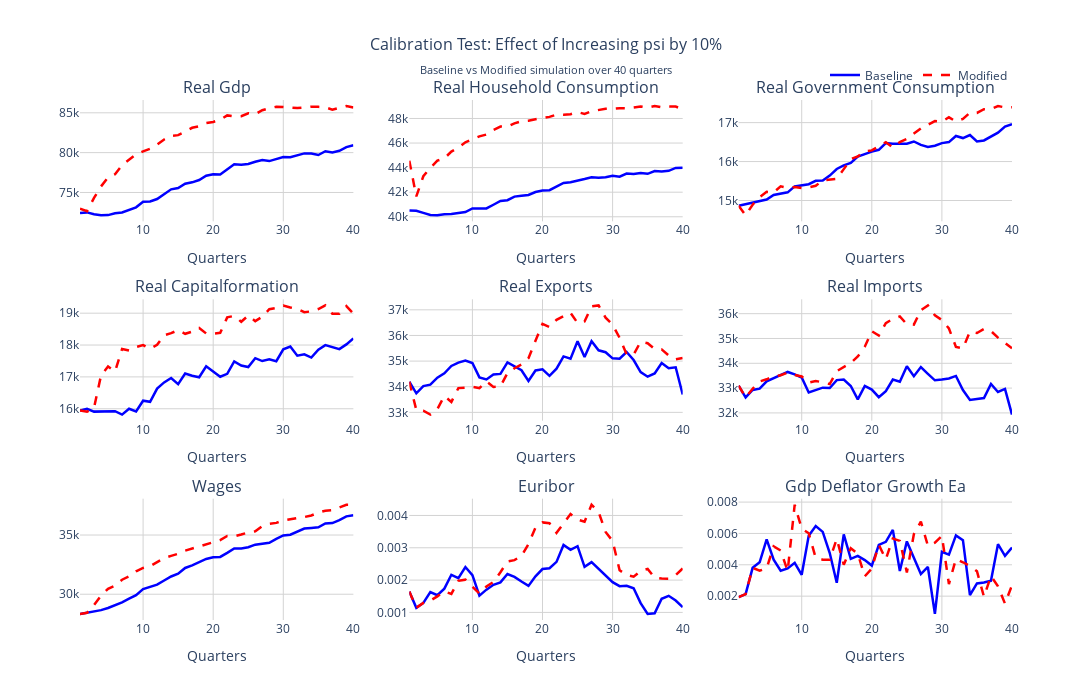

Notebook source saved alongside this figure:
### Code cell
# Compare baseline vs modified results using the same plotly structure
param_name = test_params[0] if test_params else "parameter"

# Create comparison figure with the same layout as the original
comparison_fig = make_subplots(
    rows=rows,
    cols=cols,
    subplot_titles=subplot_titles,
    vertical_spacing=0.15,
    horizontal_spacing=0.06,
)

# Add traces for both baseline and modified results
for i, (var_name, var_idx) in enumerate(plot_data):
    row = (i // cols) + 1
    col = (i % cols) + 1

    # Add baseline trace
    comparison_fig.add_trace(
        go.Scatter(
            x=time_quarters,
            y=results.get_scalar_timeseries()[var_name],
            mode="lines",
            name="Baseline",
            line=dict(width=2.5, color="blue"),
            hovertemplate="<b>Baseline - %{fullData.name}</b><br>"
            + "Quarter: %{x}<br>"
            + "Value: %{y:.4f}<br>"
            + "<extra></extra>",
            showlegend=(i == 0),  # Only show legend for first subplot
        ),
        row=row,
        col=col,
    )

    # Add modified trace
    comparison_fig.add_trace(
        go.Scatter(
            x=time_quarters,
            y=modified_results.get_scalar_timeseries()[var_name],
            mode="lines",
            name="Modified",
            line=dict(width=2.5, color="red", dash="dash"),
            hovertemplate="<b>Modified - %{fullData.name}</b><br>"
            + "Quarter: %{x}<br>"
            + "Value: %{y:.4f}<br>"
            + "<extra></extra>",
            showlegend=(i == 0),  # Only show legend for first subplot
        ),
        row=row,
        col=col,
    )

# Update layout
comparison_fig.update_layout(
    title={
        "text": f"Calibration Test: Effect of Increasing {param_name} by 10%<br><sub>Baseline vs Modified simulation over {T} quarters</sub>",
        "x": 0.5,
        "font": {"size": 16},
    },
    height=200 * rows + 100,  # Same dynamic height as original
    width=1200,
    plot_bgcolor="white",
    paper_bgcolor="white",
    legend=dict(orientation="h", yanchor="bottom", y=1.02, xanchor="right", x=1),
)

# Update axes labels
comparison_fig.update_xaxes(
    title_text="Quarters", showgrid=True, gridwidth=1, gridcolor="lightgray"
)
comparison_fig.update_yaxes(showgrid=True, gridwidth=1, gridcolor="lightgray")

# Show the comparison plot
comparison_fig.show()

### Figure 1 — Plotly figure (JSON) as saved in the notebook; plotly's stock layout.template omitted (floating-point values rounded to 4 significant figures)
{"data": [{"hovertemplate": "<b>Baseline - %{fullData.name}</b><br>Quarter: %{x}<br>Value: %{y:.4f}<br><extra></extra>", "line": {"color": "blue", "width": 2.5}, "mode": "lines", "name": "Baseline", "showlegend": true, "type": "scatter", "x": [1, 2, 3, 4, 5, 6, 7, 8, 9, 10, 11, 12, 13, 14, 15, 16, 17, 18, 19, 20, 21, 22, 23, 24, 25, 26, 27, 28, 29, 30, 31, 32, 33, 34, 35, 36, 37, 38, 39, 40], "xaxis": "x", "y": [72420.0, 72500.0, 72260.0, 72140.0, 72160.0, 72390.0, 72480.0, 72810.0, 73140.0, 73830.0, 73870.0, 74180.0, 74780.0, 75400.0, 75560.0, 76090.0, 76270.0, 76560.0, 77100.0, 77300.0, 77260.0, 77850.0, 78530.0, 78480.0, 78570.0, 78850.0, 79060.0, 78940.0, 79150.0, 79450.0, 79410.0, 79700.0, 79900.0, 79900.0, 79700.0, 80180.0, 80010.0, 80230.0, 80690.0, 80930.0, 81190.0], "yaxis": "y"}, {"hovertemplate": "<b>Modified - %{fullData.name}</b><br>Quarter: %{x}<br>Value: %{y:.4f}<br><extra></extra>", "line": {"color": "red", "dash": "dash", "width": 2.5}, "mode": "lines", "name": "Modified", "showlegend": true, "type": "scatter", "x": [1, 2, 3, 4, 5, 6, 7, 8, 9, 10, 11, 12, 13, 14, 15, 16, 17, 18, 19, 20, 21, 22, 23, 24, 25, 26, 27, 28, 29, 30, 31, 32, 33, 34, 35, 36, 37, 38, 39, 40], "xaxis": "x", "y": [72960.0, 72650.0, 74310.0, 75760.0, 76890.0, 77290.0, 78430.0, 79100.0, 79780.0, 80160.0, 80480.0, 81000.0, 81660.0, 82110.0, 82200.0, 82640.0, 83120.0, 83320.0, 83700.0, 83850.0, 84120.0, 84670.0, 84540.0, 84570.0, 84940.0, 84820.0, 85320.0, 85580.0, 85750.0, 85730.0, 85660.0, 85590.0, 85650.0, 85770.0, 85750.0, 85690.0, 85400.0, 85580.0, 85840.0, 85650.0, 85740.0], "yaxis": "y"}, {"hovertemplate": "<b>Baseline - %{fullData.name}</b><br>Quarter: %{x}<br>Value: %{y:.4f}<br><extra></extra>", "line": {"color": "blue", "width": 2.5}, "mode": "lines", "name": "Baseline", "showlegend": false, "type": "scatter", "x": [1, 2, 3, 4, 5, 6, 7, 8, 9, 10, 11, 12, 13, 14, 15, 16, 17, 18, 19, 20, 21, 22, 23, 24, 25, 26, 27, 28, 29, 30, 31, 32, 33, 34, 35, 36, 37, 38, 39, 40], "xaxis": "x2", "y": [40510.0, 40480.0, 40320.0, 40150.0, 40120.0, 40200.0, 40220.0, 40310.0, 40390.0, 40680.0, 40690.0, 40680.0, 40980.0, 41290.0, 41350.0, 41640.0, 41710.0, 41770.0, 42020.0, 42130.0, 42160.0, 42450.0, 42750.0, 42820.0, 42910.0, 43070.0, 43210.0, 43170.0, 43220.0, 43350.0, 43260.0, 43510.0, 43480.0, 43560.0, 43500.0, 43720.0, 43680.0, 43740.0, 43980.0, 44000.0, 44180.0], "yaxis": "y2"}, {"hovertemplate": "<b>Modified - %{fullData.name}</b><br>Quarter: %{x}<br>Value: %{y:.4f}<br><extra></extra>", "line": {"color": "red", "dash": "dash", "width": 2.5}, "mode": "lines", "name": "Modified", "showlegend": false, "type": "scatter", "x": [1, 2, 3, 4, 5, 6, 7, 8, 9, 10, 11, 12, 13, 14, 15, 16, 17, 18, 19, 20, 21, 22, 23, 24, 25, 26, 27, 28, 29, 30, 31, 32, 33, 34, 35, 36, 37, 38, 39, 40], "xaxis": "x2", "y": [44560.0, 41650.0, 43300.0, 43980.0, 44570.0, 44750.0, 45310.0, 45620.0, 46060.0, 46310.0, 46540.0, 46690.0, 47070.0, 47350.0, 47330.0, 47600.0, 47780.0, 47820.0, 47960.0, 48050.0, 48130.0, 48320.0, 48300.0, 48350.0, 48520.0, 48370.0, 48590.0, 48670.0, 48790.0, 48790.0, 48840.0, 48820.0, 48870.0, 48980.0, 48890.0, 49010.0, 48910.0, 48980.0, 48970.0, 48750.0, 48790.0], "yaxis": "y2"}, {"hovertemplate": "<b>Baseline - %{fullData.name}</b><br>Quarter: %{x}<br>Value: %{y:.4f}<br><extra></extra>", "line": {"color": "blue", "width": 2.5}, "mode": "lines", "name": "Baseline", "showlegend": false, "type": "scatter", "x": [1, 2, 3, 4, 5, 6, 7, 8, 9, 10, 11, 12, 13, 14, 15, 16, 17, 18, 19, 20, 21, 22, 23, 24, 25, 26, 27, 28, 29, 30, 31, 32, 33, 34, 35, 36, 37, 38, 39, 40], "xaxis": "x3", "y": [14870.0, 14900.0, 14930.0, 14980.0, 15020.0, 15140.0, 15190.0, 15210.0, 15360.0, 15400.0, 15420.0, 15500.0, 15510.0, 15640.0, 15810.0, 15900.0, 15970.0, 16130.0, 16200.0, 16260.0, 16300.0, 16470.0, 16460.0, 16470.0, 16460.0, 16520.0, 16430.0, 16370.0, 16410.0, 16470.0, 16500.0, 16660.0, 16600.0, 16680.0, 16520.0, 16540.0, 16640.0, 16740.0, 16900.0, 16960.0, 17170.0], "yaxis": "y3"}, {"hovertemplate": "<b>Modified - %{fullData.name}</b><br>Quarter: %{x}<br>Value: %{y:.4f}<br><extra></extra>", "line": {"color": "red", "dash": "dash", "width": 2.5}, "mode": "lines", "name": "Modified", "showlegend": false, "type": "scatter", "x": [1, 2, 3, 4, 5, 6, 7, 8, 9, 10, 11, 12, 13, 14, 15, 16, 17, 18, 19, 20, 21, 22, 23, 24, 25, 26, 27, 28, 29, 30, 31, 32, 33, 34, 35, 36, 37, 38, 39, 40], "xaxis": "x3", "y": [14870.0, 14620.0, 14890.0, 15090.0, 15220.0, 15210.0, 15360.0, 15330.0, 15350.0, 15320.0, 15340.0, 15380.0, 15520.0, 15540.0, 15550.0, 15810.0, 16060.0, 16130.0, 16260.0, 16290.0, 16400.0, 16500.0, 16360.0, 16500.0, 16580.0, 16710.0, 16850.0, 16950.0, 17040.0, 17020.0, 17140.0, 17030.0, 17100.0, 17250.0, 17250.0, 17340.0, 17350.0, 17430.0, 17390.0, 17400.0, 17440.0], "yaxis": "y3"}, {"hovertemplate": "<b>Baseline - %{fullData.name}</b><br>Quarter: %{x}<br>Value: %{y:.4f}<br><extra></extra>", "line": {"color": "blue", "width": 2.5}, "mode": "lines", "name": "Baseline", "showlegend": false, "type": "scatter", "x": [1, 2, 3, 4, 5, 6, 7, 8, 9, 10, 11, 12, 13, 14, 15, 16, 17, 18, 19, 20, 21, 22, 23, 24, 25, 26, 27, 28, 29, 30, 31, 32, 33, 34, 35, 36, 37, 38, 39, 40], "xaxis": "x4", "y": [15940.0, 15990.0, 15910.0, 15910.0, 15930.0, 15920.0, 15820.0, 16000.0, 15920.0, 16250.0, 16220.0, 16630.0, 16830.0, 16970.0, 16770.0, 17110.0, 17040.0, 16990.0, 17330.0, 17170.0, 17010.0, 17100.0, 17480.0, 17360.0, 17310.0, 17590.0, 17500.0, 17550.0, 17490.0, 17870.0, 17950.0, 17660.0, 17710.0, 17610.0, 17850.0, 18000.0, 17930.0, 17870.0, 18020.0, 18210.0, 18020.0], "yaxis": "y4"}, {"hovertemplate": "<b>Modified - %{fullData.name}</b><br>Quarter: %{x}<br>Value: %{y:.4f}<br><extra></extra>", "line": {"color": "red", "dash": "dash", "width": 2.5}, "mode": "lines", "name": "Modified", "showlegend": false, "type": "scatter", "x": [1, 2, 3, 4, 5, 6, 7, 8, 9, 10, 11, 12, 13, 14, 15, 16, 17, 18, 19, 20, 21, 22, 23, 24, 25, 26, 27, 28, 29, 30, 31, 32, 33, 34, 35, 36, 37, 38, 39, 40], "xaxis": "x4", "y": [15940.0, 15910.0, 16030.0, 17050.0, 17320.0, 17170.0, 17880.0, 17830.0, 17940.0, 18000.0, 17880.0, 18010.0, 18310.0, 18370.0, 18470.0, 18350.0, 18420.0, 18540.0, 18360.0, 18360.0, 18380.0, 18870.0, 18920.0, 18730.0, 18930.0, 18750.0, 18890.0, 19120.0, 19160.0, 19240.0, 19180.0, 19130.0, 19030.0, 19060.0, 19130.0, 19240.0, 18980.0, 18980.0, 19220.0, 18990.0, 18980.0], "yaxis": "y4"}, {"hovertemplate": "<b>Baseline - %{fullData.name}</b><br>Quarter: %{x}<br>Value: %{y:.4f}<br><extra></extra>", "line": {"color": "blue", "width": 2.5}, "mode": "lines", "name": "Baseline", "showlegend": false, "type": "scatter", "x": [1, 2, 3, 4, 5, 6, 7, 8, 9, 10, 11, 12, 13, 14, 15, 16, 17, 18, 19, 20, 21, 22, 23, 24, 25, 26, 27, 28, 29, 30, 31, 32, 33, 34, 35, 36, 37, 38, 39, 40], "xaxis": "x5", "y": [34200.0, 33740.0, 34020.0, 34080.0, 34360.0, 34520.0, 34810.0, 34940.0, 35020.0, 34930.0, 34370.0, 34290.0, 34480.0, 34500.0, 34950.0, 34790.0, 34640.0, 34220.0, 34630.0, 34680.0, 34430.0, 34700.0, 35180.0, 35100.0, 35780.0, 35160.0, 35770.0, 35420.0, 35350.0, 35110.0, 35090.0, 35350.0, 35040.0, 34570.0, 34390.0, 34520.0, 34920.0, 34720.0, 34760.0, 33700.0, 34080.0], "yaxis": "y5"}, {"hovertemplate": "<b>Modified - %{fullData.name}</b><br>Quarter: %{x}<br>Value: %{y:.4f}<br><extra></extra>", "line": {"color": "red", "dash": "dash", "width": 2.5}, "mode": "lines", "name": "Modified", "showlegend": false, "type": "scatter", "x": [1, 2, 3, 4, 5, 6, 7, 8, 9, 10, 11, 12, 13, 14, 15, 16, 17, 18, 19, 20, 21, 22, 23, 24, 25, 26, 27, 28, 29, 30, 31, 32, 33, 34, 35, 36, 37, 38, 39, 40], "xaxis": "x5", "y": [34200.0, 33090.0, 33070.0, 32910.0, 33120.0, 33640.0, 33410.0, 33950.0, 33960.0, 34000.0, 33940.0, 34210.0, 33990.0, 34010.0, 34530.0, 34720.0, 34870.0, 35110.0, 35790.0, 36450.0, 36330.0, 36610.0, 36750.0, 36880.0, 36490.0, 36540.0, 37130.0, 37170.0, 36690.0, 36420.0, 35910.0, 35260.0, 35250.0, 35760.0, 35700.0, 35470.0, 35460.0, 35220.0, 35070.0, 35120.0, 35430.0], "yaxis": "y5"}, {"hovertemplate": "<b>Baseline - %{fullData.name}</b><br>Quarter: %{x}<br>Value: %{y:.4f}<br><extra></extra>", "line": {"color": "blue", "width": 2.5}, "mode": "lines", "name": "Baseline", "showlegend": false, "type": "scatter", "x": [1, 2, 3, 4, 5, 6, 7, 8, 9, 10, 11, 12, 13, 14, 15, 16, 17, 18, 19, 20, 21, 22, 23, 24, 25, 26, 27, 28, 29, 30, 31, 32, 33, 34, 35, 36, 37, 38, 39, 40], "xaxis": "x6", "y": [33100.0, 32630.0, 32930.0, 32980.0, 33270.0, 33400.0, 33550.0, 33650.0, 33550.0, 33430.0, 32820.0, 32920.0, 33020.0, 33000.0, 33320.0, 33350.0, 33090.0, 32550.0, 33090.0, 32940.0, 32640.0, 32870.0, 33350.0, 33260.0, 33880.0, 33480.0, 33850.0, 33580.0, 33310.0, 33340.0, 33390.0, 33490.0, 32920.0, 32520.0, 32560.0, 32600.0, 33170.0, 32840.0, 32960.0, 31930.0, 32250.0], "yaxis": "y6"}, {"hovertemplate": "<b>Modified - %{fullData.name}</b><br>Quarter: %{x}<br>Value: %{y:.4f}<br><extra></extra>", "line": {"color": "red", "dash": "dash", "width": 2.5}, "mode": "lines", "name": "Modified", "showlegend": false, "type": "scatter", "x": [1, 2, 3, 4, 5, 6, 7, 8, 9, 10, 11, 12, 13, 14, 15, 16, 17, 18, 19, 20, 21, 22, 23, 24, 25, 26, 27, 28, 29, 30, 31, 32, 33, 34, 35, 36, 37, 38, 39, 40], "xaxis": "x6", "y": [33100.0, 32630.0, 32980.0, 33270.0, 33360.0, 33480.0, 33520.0, 33630.0, 33530.0, 33470.0, 33220.0, 33290.0, 33230.0, 33160.0, 33680.0, 33850.0, 34010.0, 34270.0, 34670.0, 35290.0, 35120.0, 35620.0, 35790.0, 35890.0, 35570.0, 35560.0, 36140.0, 36330.0, 35930.0, 35740.0, 35400.0, 34660.0, 34600.0, 35280.0, 35220.0, 35380.0, 35300.0, 35030.0, 34800.0, 34610.0, 34900.0], "yaxis": "y6"}, {"hovertemplate": "<b>Baseline - %{fullData.name}</b><br>Quarter: %{x}<br>Value: %{y:.4f}<br><extra></extra>", "line": {"color": "blue", "width": 2.5}, "mode": "lines", "name": "Baseline", "showlegend": false, "type": "scatter", "x": [1, 2, 3, 4, 5, 6, 7, 8, 9, 10, 11, 12, 13, 14, 15, 16, 17, 18, 19, 20, 21, 22, 23, 24, 25, 26, 27, 28, 29, 30, 31, 32, 33, 34, 35, 36, 37, 38, 39, 40], "xaxis": "x7", "y": [28340.0, 28430.0, 28500.0, 28660.0, 28840.0, 29070.0, 29320.0, 29620.0, 29920.0, 30430.0, 30610.0, 30810.0, 31160.0, 31500.0, 31730.0, 32220.0, 32440.0, 32710.0, 32980.0, 33120.0, 33150.0, 33490.0, 33870.0, 33870.0, 33970.0, 34180.0, 34280.0, 34340.0, 34680.0, 34970.0, 35030.0, 35300.0, 35550.0, 35600.0, 35650.0, 35970.0, 36010.0, 36260.0, 36580.0, 36670.0, 37020.0], "yaxis": "y7"}, {"hovertemplate": "<b>Modified - %{fullData.name}</b><br>Quarter: %{x}<br>Value: %{y:.4f}<br><extra></extra>", "line": {"color": "red", "dash": "dash", "width": 2.5}, "mode": "lines", "name": "Modified", "showlegend": false, "type": "scatter", "x": [1, 2, 3, 4, 5, 6, 7, 8, 9, 10, 11, 12, 13, 14, 15, 16, 17, 18, 19, 20, 21, 22, 23, 24, 25, 26, 27, 28, 29, 30, 31, 32, 33, 34, 35, 36, 37, 38, 39, 40], "xaxis": "x7", "y": [28340.0, 28430.0, 29100.0, 29880.0, 30460.0, 30730.0, 31230.0, 31500.0, 31940.0, 32220.0, 32360.0, 32680.0, 33060.0, 33240.0, 33410.0, 33680.0, 33860.0, 34010.0, 34240.0, 34360.0, 34570.0, 34920.0, 34890.0, 35040.0, 35220.0, 35320.0, 35750.0, 35940.0, 36030.0, 36230.0, 36360.0, 36440.0, 36520.0, 36650.0, 36890.0, 37050.0, 37100.0, 37320.0, 37560.0, 37560.0, 37660.0], "yaxis": "y7"}, {"hovertemplate": "<b>Baseline - %{fullData.name}</b><br>Quarter: %{x}<br>Value: %{y:.4f}<br><extra></extra>", "line": {"color": "blue", "width": 2.5}, "mode": "lines", "name": "Baseline", "showlegend": false, "type": "scatter", "x": [1, 2, 3, 4, 5, 6, 7, 8, 9, 10, 11, 12, 13, 14, 15, 16, 17, 18, 19, 20, 21, 22, 23, 24, 25, 26, 27, 28, 29, 30, 31, 32, 33, 34, 35, 36, 37, 38, 39, 40], "xaxis": "x8", "y": [0.001646, 0.001142, 0.001292, 0.001627, 0.00153, 0.001736, 0.002164, 0.002063, 0.002405, 0.002151, 0.00152, 0.001703, 0.001855, 0.001929, 0.002189, 0.002099, 0.001956, 0.00182, 0.002116, 0.002343, 0.002368, 0.002564, 0.003085, 0.002935, 0.00305, 0.00241, 0.002556, 0.002352, 0.002162, 0.001937, 0.001812, 0.001822, 0.001745, 0.001286, 0.0009524, 0.0009738, 0.001422, 0.001513, 0.001369, 0.001161, 0.001097], "yaxis": "y8"}, {"hovertemplate": "<b>Modified - %{fullData.name}</b><br>Quarter: %{x}<br>Value: %{y:.4f}<br><extra></extra>", "line": {"color": "red", "dash": "dash", "width": 2.5}, "mode": "lines", "name": "Modified", "showlegend": false, "type": "scatter", "x": [1, 2, 3, 4, 5, 6, 7, 8, 9, 10, 11, 12, 13, 14, 15, 16, 17, 18, 19, 20, 21, 22, 23, 24, 25, 26, 27, 28, 29, 30, 31, 32, 33, 34, 35, 36, 37, 38, 39, 40], "xaxis": "x8", "y": [0.001646, 0.001142, 0.001292, 0.001363, 0.001496, 0.00165, 0.001571, 0.001977, 0.002013, 0.001786, 0.001582, 0.0018, 0.001942, 0.002244, 0.002576, 0.002618, 0.002749, 0.003115, 0.003624, 0.003785, 0.003761, 0.003463, 0.003742, 0.004042, 0.003872, 0.003807, 0.004332, 0.004106, 0.003488, 0.003211, 0.002304, 0.002157, 0.002103, 0.002284, 0.002344, 0.002073, 0.002047, 0.002043, 0.002152, 0.002359, 0.00282], "yaxis": "y8"}, {"hovertemplate": "<b>Baseline - %{fullData.name}</b><br>Quarter: %{x}<br>Value: %{y:.4f}<br><extra></extra>", "line": {"color": "blue", "width": 2.5}, "mode": "lines", "name": "Baseline", "showlegend": false, "type": "scatter", "x": [1, 2, 3, 4, 5, 6, 7, 8, 9, 10, 11, 12, 13, 14, 15, 16, 17, 18, 19, 20, 21, 22, 23, 24, 25, 26, 27, 28, 29, 30, 31, 32, 33, 34, 35, 36, 37, 38, 39, 40], "xaxis": "x9", "y": [0.001938, 0.002129, 0.003807, 0.004158, 0.005628, 0.004325, 0.003623, 0.003764, 0.004127, 0.003362, 0.00585, 0.006471, 0.0061, 0.004748, 0.002858, 0.005941, 0.004381, 0.00457, 0.0043, 0.00395, 0.005274, 0.005469, 0.00623, 0.0036, 0.005493, 0.00442, 0.003407, 0.003862, 0.0008654, 0.004825, 0.004648, 0.005877, 0.005569, 0.002063, 0.002811, 0.002869, 0.002982, 0.005316, 0.004569, 0.005105, 0.005339], "yaxis": "y9"}, {"hovertemplate": "<b>Modified - %{fullData.name}</b><br>Quarter: %{x}<br>Value: %{y:.4f}<br><extra></extra>", "line": {"color": "red", "dash": "dash", "width": 2.5}, "mode": "lines", "name": "Modified", "showlegend": false, "type": "scatter", "x": [1, 2, 3, 4, 5, 6, 7, 8, 9, 10, 11, 12, 13, 14, 15, 16, 17, 18, 19, 20, 21, 22, 23, 24, 25, 26, 27, 28, 29, 30, 31, 32, 33, 34, 35, 36, 37, 38, 39, 40], "xaxis": "x9", "y": [0.001938, 0.002129, 0.003807, 0.003619, 0.003782, 0.005176, 0.004908, 0.003605, 0.007832, 0.006305, 0.006015, 0.004437, 0.004326, 0.004328, 0.005658, 0.004002, 0.005057, 0.004705, 0.003263, 0.003766, 0.005273, 0.004348, 0.005679, 0.005528, 0.003513, 0.005949, 0.006754, 0.005218, 0.005412, 0.005844, 0.002769, 0.004379, 0.004162, 0.003929, 0.003587, 0.001965, 0.003286, 0.002622, 0.001519, 0.002701, 0.002271], "yaxis": "y9"}], "layout": {"annotations": [{"font": {"size": 16}, "showarrow": false, "text": "Real Gdp", "x": 0.1467, "xanchor": "center", "xref": "paper", "y": 1.0, "yanchor": "bottom", "yref": "paper"}, {"font": {"size": 16}, "showarrow": false, "text": "Real Household Consumption", "x": 0.5, "xanchor": "center", "xref": "paper", "y": 1.0, "yanchor": "bottom", "yref": "paper"}, {"font": {"size": 16}, "showarrow": false, "text": "Real Government Consumption", "x": 0.8533, "xanchor": "center", "xref": "paper", "y": 1.0, "yanchor": "bottom", "yref": "paper"}, {"font": {"size": 16}, "showarrow": false, "text": "Real Capitalformation", "x": 0.1467, "xanchor": "center", "xref": "paper", "y": 0.6167, "yanchor": "bottom", "yref": "paper"}, {"font": {"size": 16}, "showarrow": false, "text": "Real Exports", "x": 0.5, "xanchor": "center", "xref": "paper", "y": 0.6167, "yanchor": "bottom", "yref": "paper"}, {"font": {"size": 16}, "showarrow": false, "text": "Real Imports", "x": 0.8533, "xanchor": "center", "xref": "paper", "y": 0.6167, "yanchor": "bottom", "yref": "paper"}, {"font": {"size": 16}, "showarrow": false, "text": "Wages", "x": 0.1467, "xanchor": "center", "xref": "paper", "y": 0.2333, "yanchor": "bottom", "yref": "paper"}, {"font": {"size": 16}, "showarrow": false, "text": "Euribor", "x": 0.5, "xanchor": "center", "xref": "paper", "y": 0.2333, "yanchor": "bottom", "yref": "paper"}, {"font": {"size": 16}, "showarrow": false, "text": "Gdp Deflator Growth Ea", "x": 0.8533, "xanchor": "center", "xref": "paper", "y": 0.2333, "yanchor": "bottom", "yref": "paper"}], "height": 700, "legend": {"orientation": "h", "x": 1, "xanchor": "right", "y": 1.02, "yanchor": "bottom"}, "paper_bgcolor": "white", "plot_bgcolor": "white", "title": {"font": {"size": 16}, "text": "Calibration Test: Effect of Increasing psi by 10%<br><sub>Baseline vs Modified simulation over 40 quarters</sub>", "x": 0.5}, "width": 1200, "xaxis": {"anchor": "y", "domain": [0, 0.2933], "gridcolor": "lightgray", "gridwidth": 1, "showgrid": true, "title": {"text": "Quarters"}}, "xaxis2": {"anchor": "y2", "domain": [0.3533, 0.6467], "gridcolor": "lightgray", "gridwidth": 1, "showgrid": true, "title": {"text": "Quarters"}}, "xaxis3": {"anchor": "y3", "domain": [0.7067, 1], "gridcolor": "lightgray", "gridwidth": 1, "showgrid": true, "title": {"text": "Quarters"}}, "xaxis4": {"anchor": "y4", "domain": [0, 0.2933], "gridcolor": "lightgray", "gridwidth": 1, "showgrid": true, "title": {"text": "Quarters"}}, "xaxis5": {"anchor": "y5", "domain": [0.3533, 0.6467], "gridcolor": "lightgray", "gridwidth": 1, "showgrid": true, "title": {"text": "Quarters"}}, "xaxis6": {"anchor": "y6", "domain": [0.7067, 1], "gridcolor": "lightgray", "gridwidth": 1, "showgrid": true, "title": {"text": "Quarters"}}, "xaxis7": {"anchor": "y7", "domain": [0, 0.2933], "gridcolor": "lightgray", "gridwidth": 1, "showgrid": true, "title": {"text": "Quarters"}}, "xaxis8": {"anchor": "y8", "domain": [0.3533, 0.6467], "gridcolor": "lightgray", "gridwidth": 1, "showgrid": true, "title": {"text": "Quarters"}}, "xaxis9": {"anchor": "y9", "domain": [0.7067, 1], "gridcolor": "lightgray", "gridwidth": 1, "showgrid": true, "title": {"text": "Quarters"}}, "yaxis": {"anchor": "x", "domain": [0.7667, 1.0], "gridcolor": "lightgray", "gridwidth": 1, "showgrid": true}, "yaxis2": {"anchor": "x2", "domain": [0.7667, 1.0], "gridcolor": "lightgray", "gridwidth": 1, "showgrid": true}, "yaxis3": {"anchor": "x3", "domain": [0.7667, 1.0], "gridcolor": "lightgray", "gridwidth": 1, "showgrid": true}, "yaxis4": {"anchor": "x4", "domain": [0.3833, 0.6167], "gridcolor": "lightgray", "gridwidth": 1, "showgrid": true}, "yaxis5": {"anchor": "x5", "domain": [0.3833, 0.6167], "gridcolor": "lightgray", "gridwidth": 1, "showgrid": true}, "yaxis6": {"anchor": "x6", "domain": [0.3833, 0.6167], "gridcolor": "lightgray", "gridwidth": 1, "showgrid": true}, "yaxis7": {"anchor": "x7", "domain": [0, 0.2333], "gridcolor": "lightgray", "gridwidth": 1, "showgrid": true}, "yaxis8": {"anchor": "x8", "domain": [0, 0.2333], "gridcolor": "lightgray", "gridwidth": 1, "showgrid": true}, "yaxis9": {"anchor": "x9", "domain": [0, 0.2333], "gridcolor": "lightgray", "gridwidth": 1, "showgrid": true}}}
